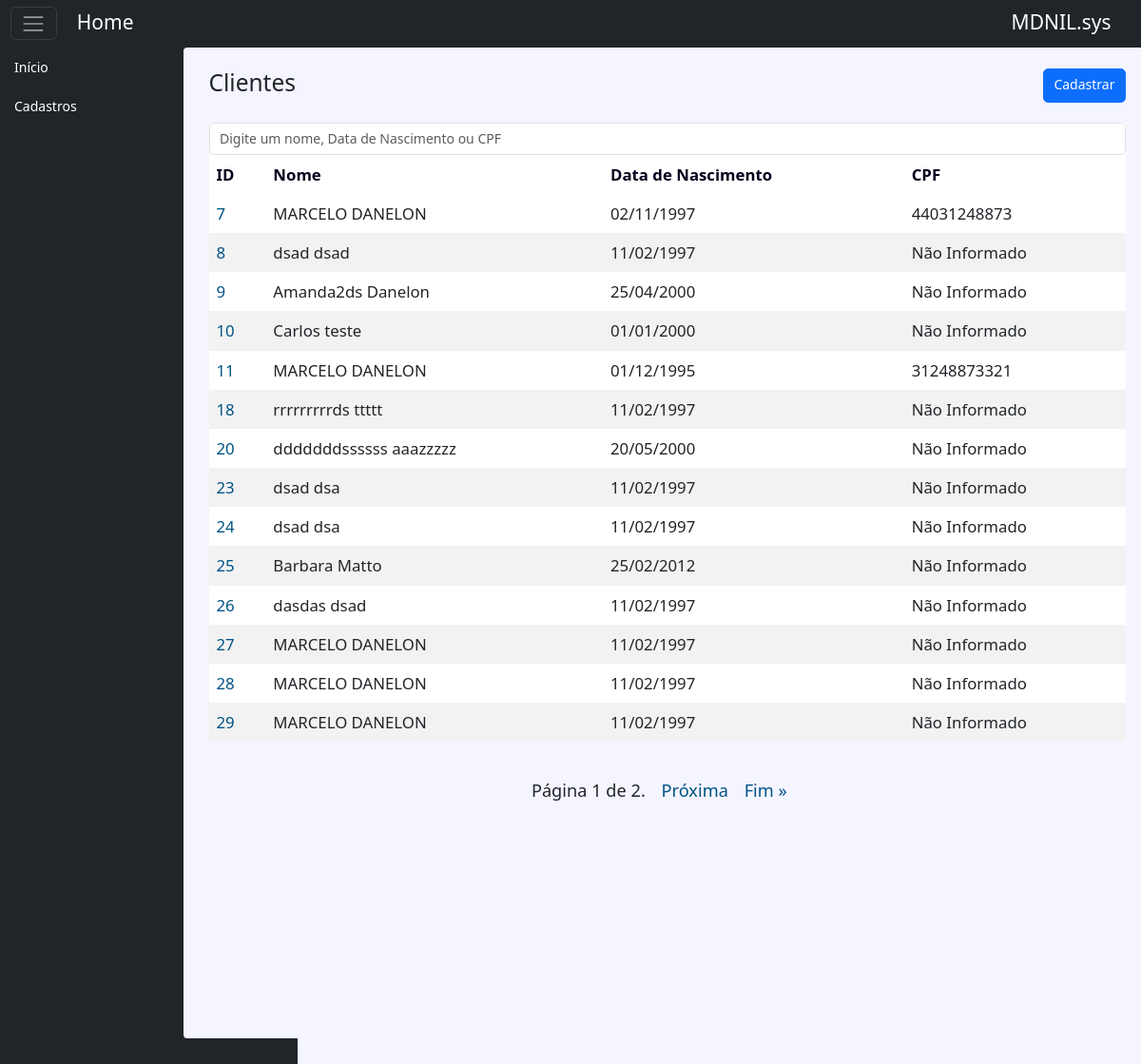
Screenshot of /listClient/ with the database file from the repository.
### home/models.py (models this page shows, shortened)
class ClientModel(models.Model):
    first_name = models.CharField(max_length=50, verbose_name='Primeiro Nome')
    last_name = models.CharField(max_length=50, verbose_name='Sobrenome')
    born = models.DateField(verbose_name='Data de Nascimento')
    responsibleName = models.CharField(max_length=50, verbose_name='Responsável', null=True, blank=True)
    responsiblePhone = PhoneNumberField(verbose_name='Contato', null=True, blank=True)
    zipcode = models.IntegerField(verbose_name='CEP', null=True, blank=True)
    street = models.CharField(max_length=30, verbose_name='Logradouro', null=True, blank=True)
    district = models.CharField(max_length=30, verbose_name='Bairro', null=True, blank=True)
    number = models.IntegerField(verbose_name='Número', null=True, blank=True)
    city = models.CharField(max_length=40, choices= CHOICES_CITIES, null=True, blank=True, default='NULL')
    state = models.CharField(max_length=20, choices= CHOICES_STATES, null=True, blank=True, default='NULL')
    complement = models.CharField(max_length=15, verbose_name='Complemento', null=True, blank=True)
    document1 = models.IntegerField(verbose_name='CPF', null=True, blank=True)
    document2 = models.IntegerField(verbose_name='RG', null=True, blank=True)
    phone1 = PhoneNumberField(verbose_name='Telefone', null=True, blank=True)
    phone2 = PhoneNumberField(verbose_name='Celular', null=True, blank=True)
    profissao = models.CharField(max_length=50, verbose_name='Profissão', null=True, blank=True)
    status = models.ForeignKey(StatusModel, on_delete=models.SET_NULL, verbose_name="Situação", null=True, blank=True)

### home/views/client/views_client.py (the view)
# urls.py: path('listClient/', client.listClient, name='listClient'),
def listClient(request):
    clients = ClientModel.objects.all().order_by('id')
    paginator = Paginator(clients, 14)
    page_number = request.GET.get("page")
    page_obj = paginator.get_page(page_number)
    context = {
            'title':'Pesquisa',
            'name_module': 'Home',
            'page_obj': page_obj,
    }
    return render(
        request,
        'home/search.html',
        context
    )

### home/templates/home/search.html
{% extends 'global/base.html' %}
{% block nav_lateral %}{% include 'partials/_nav_home.html' %}{% endblock nav_lateral %}
{% block content %}
<div class="container" style="padding:1px 16px;">
    <div class="d-flex justify-content-between">
        <h3>Clientes</h3> <a href="{% url 'home:createClient' %}" class="btn btn-primary">Cadastrar</a>
    </div>
    <br>
<div class="responsive-table">
    <form action="{% url 'home:searchClient' %}" method="get">
        <input class="form-control" type="text" name="q" placeholder="Digite um nome, Data de Nascimento ou CPF">
    </form>
    <table class="clients-table">
        <thead>
            <tr class="table-row table-row-header">
                <th class="table-header">ID</th>
                <th class="table-header">Nome</th>
                <th class="table-header">Data de Nascimento</th>
                <th class="table-header">CPF</th>
            </tr>
        </thead>
        <tbody>
            {% for client in page_obj %}
                <tr class="table-row">
                    <td class="table-cel">
                        <a href="{% url 'home:updateClient' client.id %}" class="table-link">
                            {{ client.id }}
                        </a>
                    </td>
                    <td class="table-cel">
                            {{ client.first_name }} {{ client.last_name }}
                    </td>
                    <td class="table-cel">
                            {{ client.born }}
                    </td>
                    <td class="table-cel">
                        {% if client.document1 == Null %}
                            Não Informado
                        {% else %}
                            {{ client.document1 }}
                        {% endif %}
                    </td>
                </tr>
            {% endfor %}
        </tbody>
    </table>
</div>
{% include 'partials/_pagination.html' %}
</div>
{% endblock content %}

### base_templates/global/base.html (shortened to what this page needs)
{% load static %}<!DOCTYPE html>
<html lang="pt-br">
  <head>
    <link href="https://cdn.jsdelivr.net/npm/bootstrap@5.0.0-beta1/dist/css/bootstrap.min.css" rel="stylesheet">
    <link rel="stylesheet" href="{% static 'global/css/style.css' %}">
    <link href="https://cdn.jsdelivr.net/npm/bootstrap@5.3.0-alpha3/dist/css/bootstrap.min.css" rel="stylesheet">
  </head>
  <body style="background-color: rgb(245, 245, 255);">
      <nav class="navbar navbar-dark bg-dark">
        <div class="container-fluid">
          <div class="row">
            <div class="col">
              <button class="navbar-toggler" type="button" data-bs-toggle="collapse" data-bs-target="#navbarToggleExternalContent" aria-controls="navbarToggleExternalContent" aria-expanded="false" aria-label="Toggle navigation">
                <span class="navbar-toggler-icon"></span>
              </button>
            </div>
            <div class="col mt-1" style="color: white;">
              <h4>{{name_module}}</h4>
            </div>
          </div>
          <div class="pe-4 pt-1">
            <h4 style="text-align:left;color:white;">MDNIL.sys</h4>
          </div>
        </div>
      </nav>
    <main>
      <div class="row">
        <div class="col-2">
          <nav class='nav_barvertical animated bounceInDown bg-dark'>
            {% block nav_lateral %}{% endblock nav_lateral %}
          </nav>
        </div>
        <div class="content col-10">
          {% block content %}{% endblock content %}
        </div>
      </div>
    </main>
  </body>
</html>

### home/templates/partials/_nav_home.html (shortened to what this page needs)
    <ul>
        <li><a href='{% url 'home:index' %}'>Início</a></li>
        <li class='sub-menu'><a href='#'>Cadastros<div class='fa fa-caret-down right'></div></a>
    </ul>

### base_templates/partials/_pagination.html (shortened to what this page needs)
{% if page_obj %}
    <div class="pagination">
        <span class="step-links">
            <span class="current">
                Página {{ page_obj.number }} de {{ page_obj.paginator.num_pages }}.
            </span>
            {% if page_obj.has_next %}
                <a href="?page={{ page_obj.next_page_number }}&q={{request.GET.q.strip}}">Próxima</a>
                <a href="?page={{ page_obj.paginator.num_pages }}&q={{request.GET.q.strip}}">Fim &raquo;</a>
            {% endif %}
        </span>
    </div>
{% endif %}

### base_static/global/css/style.css (style rules this page uses)
:root { --spacing: 1.5rem; --link-dark-color: rgb(0, 83, 134); --link-light-color: rgb(156, 217, 255); --clr-white: rgb(245, 245, 255); --clr-black: rgb(0, 0, 30); --clr-light-gray: rgb(230, 230, 245); --clr-dark-shadow-5: rgba(0, 0, 10, 5%); --clr-dark-shadow-10: rgba(0, 0, 10, 10%); --clr-dark-shadow-20: rgba(0, 0, 10, 20%); --clr-light-shadow-5: rgba(200, 200, 255, 5%); --clr-light-shadow-10: rgba(200, 200, 255, 10%); --clr-light-shadow-20: rgba(200, 200, 255, 20%); --main-page-width: 120rem; --table-min-width: 60rem; --biggest-font-size: 5rem; --bigger-font-size: 4rem; --big-font-size: 3.2rem; --medium-font-size: 2.4rem; --small-font-size: 1.6rem; --smaller-font-size: 1.4rem; --smallest-font-size: 1.2rem; --transition-fast: 300ms; --transition-medium: 600ms; --transition-slow: 1s; --default-border-radius: 4px; }
*, *::before, *::after { margin: 0; padding: 0; box-sizing: border-box; }
.content { max-width: var(--main-page-width); margin: calc(var(--spacing) * 2) auto; padding: var(--spacing); background: var(--clr-white); border-radius: var(--default-border-radius); position: relative; height: auto; }
.container { width: 1000px; height: 1000px; flex-direction: row; justify-content: center; align-items: center; }
.responsive-table { width: 100%; overflow-x: auto; background-color: white; font-size: var(--smallest-font-size); border-radius: var(--default-border-radius); }
.clients-table { width: 100%; min-width: var(--table-min-width); border-collapse: collapse; }
.table-row { text-align: left; text-overflow: ellipsis; transition: background-color var(--transition-fast) ease-in-out; }
.table-row:nth-of-type(2n) { background: var(--clr-dark-shadow-5); }
.table-row-header { background: white; color: var(--clr-black); }
.table-cel, .table-header { padding: 8px; }
.table-link { color: var(--link-dark-color); transition: color var(--transition-fast) ease-in-out; text-decoration: none; }
.pagination { margin-top: var(--spacing); display: flex; justify-content: center; padding: calc(var(--spacing) * 0.8); font-size: 1.3rem; }
.pagination .step-links { display: flex; gap: calc(var(--spacing) * 0.8); }
.pagination .step-links a { color: var(--link-dark-color); transition: color var(--transition-fast) ease-in-out; text-decoration: none; display: block; }
.btn { background-color: var(--link-dark-color); color: var(--clr-white); font-weight: bold; border: none; padding: 1rem 2rem; border-radius: var(--default-border-radius); cursor: pointer; transition: filter var(--transition-fast) ease-in-out; }
body, html { background-color: #fff; font-size: 14px; height: 100%; width: 100%; position: fixed; font-family: system-ui, -apple-system, BlinkMacSystemFont, 'Segoe UI', Roboto, Oxygen, Ubuntu, Cantarell, 'Open Sans', 'Helvetica Neue', sans-serif; line-height: 1.5; color: var(--clr-black); -webkit-font-smoothing: antialiased; }
.nav_barvertical { position: absolute; margin: 0px; width: 313px; height: 100%; }
.nav_barvertical ul { list-style: none; margin: 0; padding: 0; }
.nav_barvertical ul li a { display: block; padding: 10px 15px; color: #fff; text-decoration: none; -webkit-transition: 0.2s linear; -moz-transition: 0.2s linear; -ms-transition: 0.2s linear; -o-transition: 0.2s linear; transition: 0.2s linear; }

### rows the page displays
ClientModel: id "7", first_name "MARCELO", last_name "DANELON", born "02/11/1997", document1 "44031248873"
ClientModel: id "8", first_name "dsad", last_name "dsad", born "11/02/1997", shows "Não Informado"
ClientModel: id "9", first_name "Amanda2ds", last_name "Danelon", born "25/04/2000", shows "Não Informado"
ClientModel: id "10", first_name "Carlos", last_name "teste", born "01/01/2000", shows "Não Informado"
ClientModel: id "11", first_name "MARCELO", last_name "DANELON", born "01/12/1995", document1 "31248873321"
ClientModel: id "18", first_name "rrrrrrrrrds", last_name "ttttt", born "11/02/1997", shows "Não Informado"
ClientModel: id "20", first_name "dddddddssssss", last_name "aaazzzzz", born "20/05/2000", shows "Não Informado"
ClientModel: id "23", first_name "dsad", last_name "dsa", born "11/02/1997", shows "Não Informado"
ClientModel: id "24", first_name "dsad", last_name "dsa", born "11/02/1997", shows "Não Informado"
ClientModel: id "25", first_name "Barbara", last_name "Matto", born "25/02/2012", shows "Não Informado"
ClientModel: id "26", first_name "dasdas", last_name "dsad", born "11/02/1997", shows "Não Informado"
ClientModel: id "27", first_name "MARCELO", last_name "DANELON", born "11/02/1997", shows "Não Informado"
ClientModel: id "28", first_name "MARCELO", last_name "DANELON", born "11/02/1997", shows "Não Informado"
ClientModel: id "29", first_name "MARCELO", last_name "DANELON", born "11/02/1997", shows "Não Informado"

### other values shown
{{ name_module }} "Home"
{{ page_obj.number }} "1"
{{ page_obj.paginator.num_pages }} "2"
